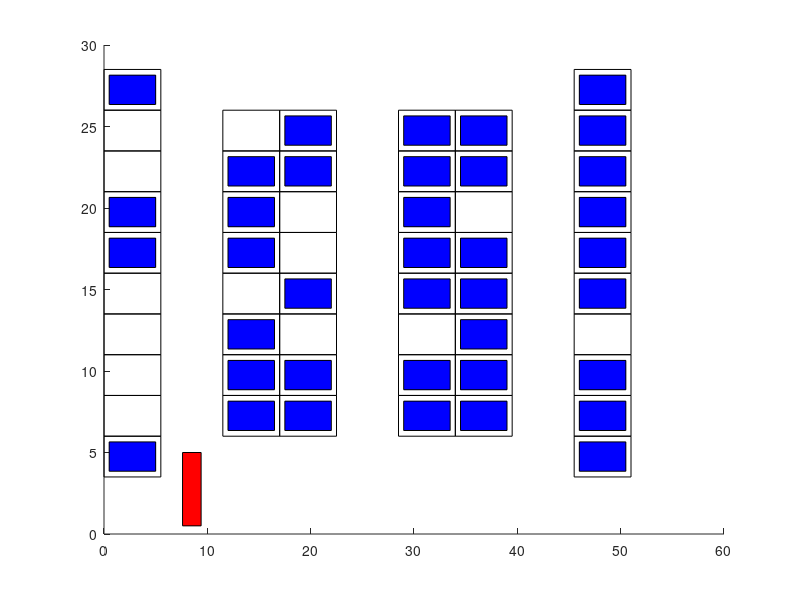

MATLAB code for this plot: (Note: this script raises an error after producing the figure.)
clear all; close all; clc;

%% parking lot parameter declaration
discretization = 0.5;

% driving_lane_width = 4.0;
driving_lane_width = 6.0;

slot_width = 2.5;
slot_depth = 5.5;

car_wid = 1.8;
car_len = 4.5;

sensor_rad = 10.0;

total_slot_num = 52;
slot_per_column = [10;8;8;8;8;10];

parking_lot_width = length(slot_per_column)*slot_depth + ...
    length(slot_per_column)/2*driving_lane_width;
parking_lot_length = max(slot_per_column)*slot_width + ...
    2*(driving_lane_width - slot_width);

%% map building
% a zero denotes free space, a one denotes space occupied by parking space
lot = zeros(parking_lot_length/discretization,...
            parking_lot_width/discretization);

% keep track of a parking lot space center grid index
slot_x_index = zeros(total_slot_num,1);
slot_y_index = zeros(total_slot_num,1);

initial_x_offset = ceil(slot_depth/discretization/2);
initial_y_offset = ceil((driving_lane_width - slot_width)/discretization + ...
                        ceil(slot_width/discretization/2));

counter = 1;
for i = 1:length(slot_per_column)
    if (slot_per_column(i) == max(slot_per_column))
        if (i == 1)
            x0 = initial_x_offset;
        else
            x0 = parking_lot_width/discretization - initial_x_offset + 1;
        end
        y0 = initial_y_offset;
    else
        x0 = initial_x_offset + (ceil((i-1)/2) * driving_lane_width + ...
                (i-1)*slot_depth)/discretization;
        y0 = initial_y_offset + slot_width/discretization;
    end
    for j = 1:(slot_per_column(i))
        slot_x_index(counter) = x0;
        slot_y_index(counter) = y0 + (j-1)*slot_width/discretization;
        counter = counter + 1;
    end
end
slot_loc = [slot_x_index, slot_y_index];

% fill the map now
counter = 1;
for i = 1:length(slot_x_index)
    x = slot_loc(i,1); 
    y = slot_loc(i,2);
    for j = x-floor(slot_depth/discretization/2):...
            x+floor(slot_depth/discretization/2)
        for k = y-floor(slot_width/discretization/2):...
                y+floor(slot_width/discretization/2)
%         lot(k,j) = 1;
        lot(k,j) = counter * 5 + 100;
        end
    end
    counter = counter + 1;
end

%% generate numerical map
slot_x = zeros(total_slot_num,1);
slot_y = zeros(total_slot_num,1);

x_offset = slot_depth/2;
y_offset = (driving_lane_width - slot_width) + ...
             (slot_width/2);

counter = 1;
for i = 1:length(slot_per_column)
    if (slot_per_column(i) == max(slot_per_column))
        if (i == 1)
            x0 = x_offset;
        else
            x0 = parking_lot_width - x_offset;
        end
        y0 = y_offset;
    else
        x0 = x_offset + (ceil((i-1)/2) * driving_lane_width + ...
                (i-1)*slot_depth);
        y0 = y_offset + slot_width;
    end
    for j = 1:(slot_per_column(i))
        slot_x(counter) = x0;
        slot_y(counter) = y0 + (j-1)*slot_width;
        counter = counter + 1;
    end
end
slot_xy_flag = [slot_x, slot_y, zeros(size(slot_x)), ones(size(slot_x))];

%% designate empty slots
slot_xy_flag( 2,4) = 0;
slot_xy_flag( 3,4) = 0;
slot_xy_flag( 4,4) = 0;
slot_xy_flag( 5,4) = 0;
slot_xy_flag( 8,4) = 0;
slot_xy_flag( 9,4) = 0;
slot_xy_flag(14,4) = 0;
slot_xy_flag(18,4) = 0;
slot_xy_flag(21,4) = 0;
slot_xy_flag(23,4) = 0;
slot_xy_flag(24,4) = 0;
slot_xy_flag(29,4) = 0;
slot_xy_flag(40,4) = 0;
slot_xy_flag(46,4) = 0;

%% visualize
% parking lot map
figure()
for i = 1:total_slot_num
    % draw rectangle
    rectangle('Position',[slot_xy_flag(i,1) - slot_depth/2, ...
        slot_xy_flag(i,2) - slot_width/2, slot_depth, slot_width]);
    hold on;
    if (slot_xy_flag(i,4) == 1)
        rectangle('Position',[slot_xy_flag(i,1) - car_len/2, ...
            slot_xy_flag(i,2) - car_wid/2, car_len, car_wid], ...
            'FaceColor', 'b');
        hold on;
    end
end
% plot ego vehicle for line of sight test!!!
% car position 1
rectangle('Position',[8.5 - car_wid/2, ...
            2.75 - car_len/2, car_wid, car_len], ...
            'FaceColor', 'r');
hold on;
draw_circle(8.5, 2.75, sensor_rad);
hold on;
% car position 2
rectangle('Position',[25.5 - car_wid/2, ...
    10.75 - car_len/2, car_wid, car_len], ...
    'FaceColor', 'r');
hold on;
draw_circle(25.5, 10.75, sensor_rad);
hold off;
axis equal
xlim([0 parking_lot_width]);ylim([0 parking_lot_length]);
% imagesc(lot); axis equal; colorbar; colormap jet; hold on;

%% data output
csvwrite('./src/map.csv', slot_xy_flag);